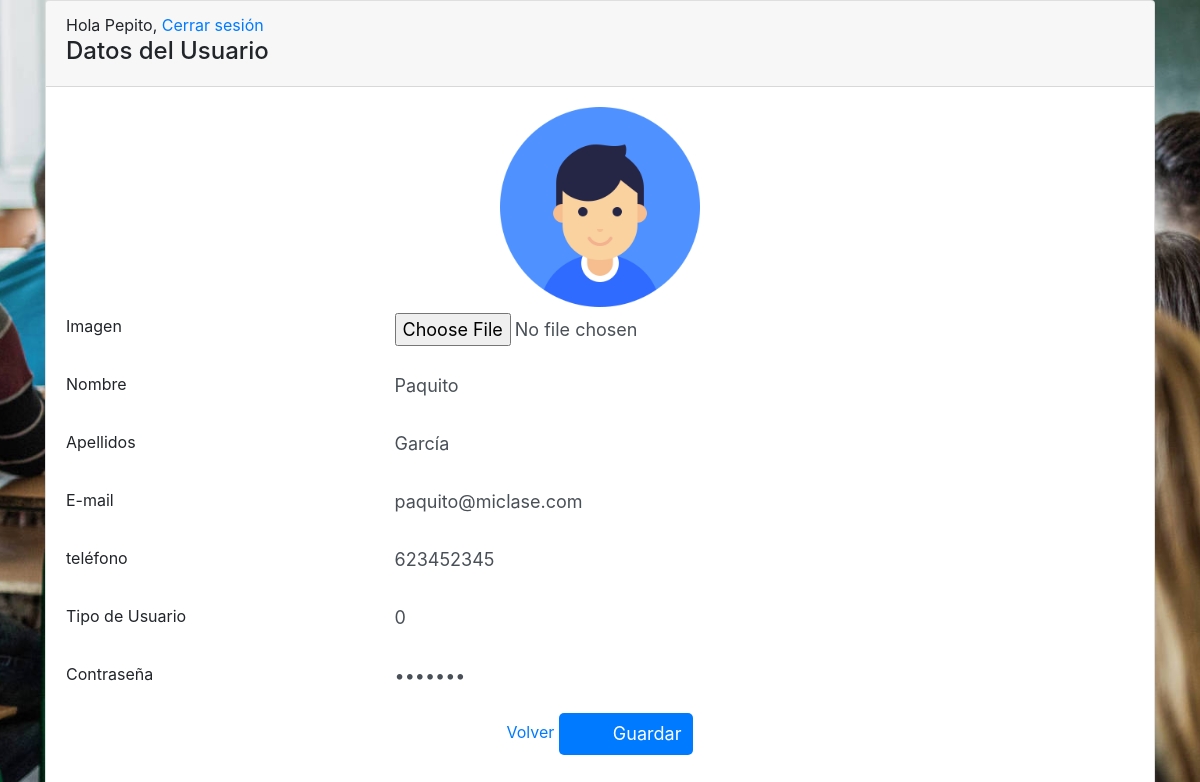
The app's page /edit.php?id=4 (signed in) with its own data.
### tables this page shows
CREATE TABLE `usuarios` (
  `id` int(11) NOT NULL,
  `nombre` varchar(25) NOT NULL,
  `apellidos` varchar(50) NOT NULL,
  `email` varchar(50) NOT NULL,
  `telefono` varchar(20) NOT NULL,
  `contrasena` varchar(20) NOT NULL,
  `tipo_usuario` int(11) NOT NULL,
  `imagen` varchar(100) NOT NULL
);

### functions.php (called while the page is built, shortened)
<?php
	function conectarDB() {
		$DB_HOST = "localhost";
		$DB_USER = "root";
		$DB_PASS = "";
		$DB_DB = "usuarios";
		return $ENLACE_DB = mysqli_connect($DB_HOST, $DB_USER, $DB_PASS, $DB_DB);
	}
	function limpiar($variable) {
		$enlace = conectarDB();
		return mysqli_real_escape_string($enlace, htmlspecialchars($variable));
	}
?>

### edit.php (the view, shortened to what this page needs)
<?php
	include("sesiones.php");
	include_once("functions.php");
	if (!$enlace = conectarDB()) {
		irA("users.php?error=yes");
	}
	$id = limpiar($_GET["id"]);
	$consulta = "SELECT * FROM usuarios WHERE id = '$id'";
	$resultado = mysqli_query($enlace, $consulta);
	if (!$row = mysqli_fetch_array($resultado)) {
		irA("users.php?error=4");
	}
    if ($row["imagen"] == "") {
		$imagen = "static/img/user.png";
	} else {
		$imagen = $row["imagen"];
	}
?>
<!DOCTYPE html>
<html lang="en" xmlns:th="http://www.thymeleaf.org">
<head>
<?php
	include("head.php");
?>
</head>
<body>
	<div class="container">
		<div class="card">
			<div class="card-header">
				<h4>Datos del Usuario</h4>
			</div>
			<div class="card-body">
                <center><img width="200" src="<?php echo $imagen; ?>" title="<?php echo $row["nombre"] ?>" alt="<?php echo $row["nombre"] ?>" /></center>
				<form class="form" role="form" autocomplete="off" method="post" enctype="multipart/form-data">
					<div class="form-group row">
						<label class="col-lg-3 col-form-label form-control-label">Imagen</label>
						<div class="col-lg-9">
							<input type="file" class="form-control" name="foto" accept=".gif,.jpg,.png" />
						</div>
					</div>
                    <div class="form-group row">
						<label class="col-lg-3 col-form-label form-control-label">Nombre</label>
						<div class="col-lg-9">
							<input type="text" class="form-control" placeholder="John" name="nombre" required="required" maxlength="25" value='<?php echo $row["nombre"] ?>'  />
						</div>
					</div>
					<div class="form-group row">
						<label class="col-lg-3 col-form-label form-control-label">Apellidos</label>
						<div class="col-lg-9">
							<input type="text" class="form-control" placeholder="Doe" name="apellidos" required="required" maxlength="50" value='<?php echo $row["apellidos"] ?>' />
						</div>
					</div>
					<div class="form-group row">
						<label class="col-lg-3 col-form-label form-control-label">E-mail</label>
						<div class="col-lg-9">
							<input type="email" class="form-control" placeholder="john@doe.com" name="email" required="required" maxlength="50" value='<?php echo $row["email"] ?>' />
						</div>
					</div>
					<div class="form-group row">
						<label class="col-lg-3 col-form-label form-control-label">teléfono</label>
						<div class="col-lg-9">
							<input type="tel" class="form-control" placeholder="666-666-666" name="telefono" required="required" maxlength="25" value='<?php echo $row["telefono"] ?>'/>
						</div>
					</div>
					<div class="form-group row">
						<label class="col-lg-3 col-form-label form-control-label">Tipo de Usuario</label>
						<div class="col-lg-9">
							<input type="number" class="form-control" placeholder="0" name="tipo_usuario" required="required" min="0" max="1" value='<?php echo $row["tipo_usuario"] ?>'/>
						</div>
					</div>
					<div class="form-group row">
						<label class="col-lg-3 col-form-label form-control-label">Contraseña</label>
						<div class="col-lg-9">
							<input class="form-control" type="password" name="password" placeholder="Contraseña segura" required="required" value='<?php echo $row["contrasena"] ?>' >
						</div>
					</div>
					<div class="form-group row">
						<div class="col-lg-12 text-center">
							<a href='users.php'>Volver</a>
							<input type="submit" class="btn btn-primary" value="Guardar">
						</div>
					</div>
				</form>
			</div>
		</div>
	</div>
</body>
</html>

### static/css/index.css (style rules this page uses)
body { background: url(../img/background.jpg) no-repeat center center fixed; background-size: cover; }
.form-group input { height: 42px; font-size: 18px; border:0; padding-left: 54px; border-radius: 5px; }
.form-group::before { font-family: "Font Awesome\ 5 Free"; position: absolute; left: 28px; font-size: 22px; padding-top:4px; }

### records on screen
usuarios: nombre "Paquito", apellidos "García", email "paquito@miclase.com", telefono "623452345", tipo_usuario "0"

### other values on screen
$_SESSION["nombre"] "Pepito"
